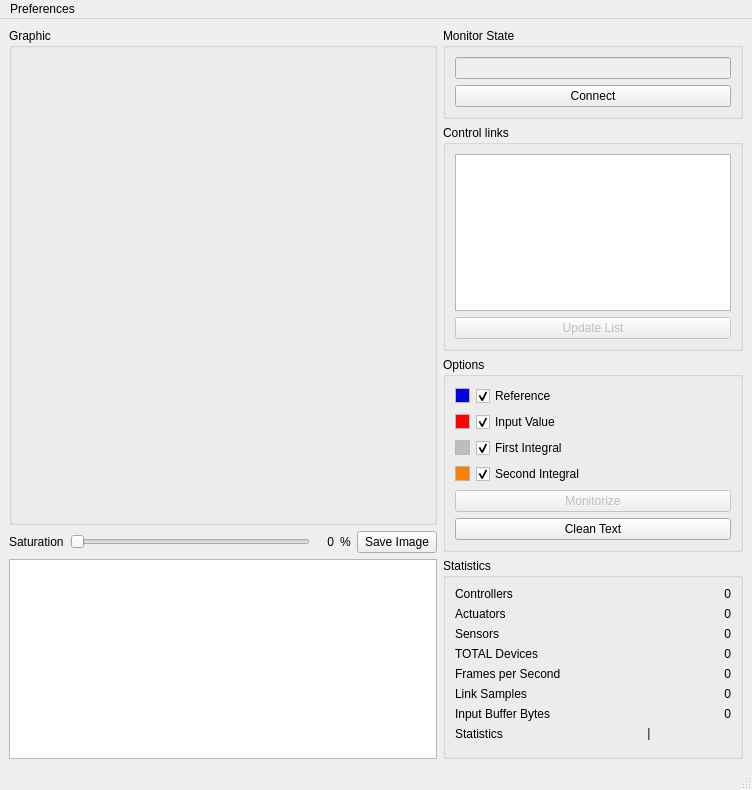
<?xml version="1.0" encoding="UTF-8"?>
<ui version="4.0">
 <class>MainWindow</class>
 <widget class="QMainWindow" name="MainWindow">
  <property name="geometry">
   <rect>
    <x>0</x>
    <y>0</y>
    <width>752</width>
    <height>790</height>
   </rect>
  </property>
  <property name="windowTitle">
   <string>Distributed Control Systems Monitor</string>
  </property>
  <widget class="QWidget" name="centralwidget">
   <layout class="QHBoxLayout" name="horizontalLayout_2">
    <item>
     <layout class="QVBoxLayout" name="verticalLayout_6">
      <item>
       <widget class="QGroupBox" name="groupBox_graphic">
        <property name="sizePolicy">
         <sizepolicy hsizetype="Expanding" vsizetype="Expanding">
          <horstretch>0</horstretch>
          <verstretch>0</verstretch>
         </sizepolicy>
        </property>
        <property name="minimumSize">
         <size>
          <width>0</width>
          <height>200</height>
         </size>
        </property>
        <property name="title">
         <string>Graphic</string>
        </property>
        <layout class="QVBoxLayout" name="verticalLayout_4">
         <item>
          <widget class="MplWidget" name="mplWidget" native="true">
           <property name="sizePolicy">
            <sizepolicy hsizetype="Expanding" vsizetype="Expanding">
             <horstretch>0</horstretch>
             <verstretch>0</verstretch>
            </sizepolicy>
           </property>
          </widget>
         </item>
        </layout>
       </widget>
      </item>
      <item>
       <layout class="QHBoxLayout" name="horizontalLayout">
        <item>
         <widget class="QLabel" name="label_saturation">
          <property name="text">
           <string>Saturation</string>
          </property>
         </widget>
        </item>
        <item>
         <widget class="QSlider" name="slider_saturation">
          <property name="orientation">
           <enum>Qt::Horizontal</enum>
          </property>
         </widget>
        </item>
        <item>
         <widget class="QLabel" name="label_percent_value">
          <property name="minimumSize">
           <size>
            <width>18</width>
            <height>0</height>
           </size>
          </property>
          <property name="toolTip">
           <string notr="true"/>
          </property>
          <property name="statusTip">
           <string notr="true"/>
          </property>
          <property name="lineWidth">
           <number>2</number>
          </property>
          <property name="midLineWidth">
           <number>2</number>
          </property>
          <property name="text">
           <string notr="true">0</string>
          </property>
          <property name="textFormat">
           <enum>Qt::AutoText</enum>
          </property>
          <property name="scaledContents">
           <bool>true</bool>
          </property>
          <property name="alignment">
           <set>Qt::AlignRight|Qt::AlignTrailing|Qt::AlignVCenter</set>
          </property>
          <property name="margin">
           <number>0</number>
          </property>
         </widget>
        </item>
        <item>
         <widget class="QLabel" name="label_percent_symbol">
          <property name="toolTip">
           <string notr="true"/>
          </property>
          <property name="statusTip">
           <string notr="true"/>
          </property>
          <property name="text">
           <string>%</string>
          </property>
         </widget>
        </item>
        <item>
         <widget class="QPushButton" name="pushButton_save">
          <property name="text">
           <string>Save Image</string>
          </property>
         </widget>
        </item>
       </layout>
      </item>
      <item>
       <widget class="QTextBrowser" name="textBrowser">
        <property name="maximumSize">
         <size>
          <width>16777215</width>
          <height>200</height>
         </size>
        </property>
       </widget>
      </item>
     </layout>
    </item>
    <item>
     <layout class="QVBoxLayout" name="verticalLayout_5">
      <item>
       <widget class="QGroupBox" name="groupBox_state">
        <property name="maximumSize">
         <size>
          <width>300</width>
          <height>16777215</height>
         </size>
        </property>
        <property name="title">
         <string>Monitor State</string>
        </property>
        <layout class="QVBoxLayout" name="verticalLayout_7">
         <item>
          <widget class="QLineEdit" name="lineEdit_state">
           <property name="enabled">
            <bool>false</bool>
           </property>
           <property name="alignment">
            <set>Qt::AlignCenter</set>
           </property>
          </widget>
         </item>
         <item>
          <widget class="QPushButton" name="pushButton_connect">
           <property name="text">
            <string>Connect</string>
           </property>
           <property name="checkable">
            <bool>true</bool>
           </property>
          </widget>
         </item>
        </layout>
       </widget>
      </item>
      <item>
       <widget class="QGroupBox" name="groupBox_links">
        <property name="maximumSize">
         <size>
          <width>300</width>
          <height>16777215</height>
         </size>
        </property>
        <property name="title">
         <string>Control links</string>
        </property>
        <layout class="QVBoxLayout" name="verticalLayout_3">
         <item>
          <widget class="QListWidget" name="listWidget_link">
           <property name="maximumSize">
            <size>
             <width>16777215</width>
             <height>16777215</height>
            </size>
           </property>
          </widget>
         </item>
         <item>
          <widget class="QPushButton" name="pushButton_reload">
           <property name="enabled">
            <bool>false</bool>
           </property>
           <property name="text">
            <string>Update List</string>
           </property>
           <property name="checkable">
            <bool>true</bool>
           </property>
          </widget>
         </item>
        </layout>
       </widget>
      </item>
      <item>
       <widget class="QGroupBox" name="groupBox_options">
        <property name="sizePolicy">
         <sizepolicy hsizetype="Preferred" vsizetype="Expanding">
          <horstretch>0</horstretch>
          <verstretch>0</verstretch>
         </sizepolicy>
        </property>
        <property name="maximumSize">
         <size>
          <width>300</width>
          <height>16777215</height>
         </size>
        </property>
        <property name="title">
         <string>Options</string>
        </property>
        <layout class="QVBoxLayout" name="verticalLayout_2">
         <item>
          <layout class="QFormLayout" name="formLayout_2">
           <property name="fieldGrowthPolicy">
            <enum>QFormLayout::AllNonFixedFieldsGrow</enum>
           </property>
           <item row="0" column="0">
            <widget class="QTextBrowser" name="textBrowser_color_r">
             <property name="maximumSize">
              <size>
               <width>15</width>
               <height>15</height>
              </size>
             </property>
             <property name="verticalScrollBarPolicy">
              <enum>Qt::ScrollBarAlwaysOff</enum>
             </property>
             <property name="horizontalScrollBarPolicy">
              <enum>Qt::ScrollBarAlwaysOff</enum>
             </property>
             <property name="html">
              <string>&lt;!DOCTYPE HTML PUBLIC &quot;-//W3C//DTD HTML 4.0//EN&quot; &quot;http://www.w3.org/TR/REC-html40/strict.dtd&quot;&gt;
&lt;html&gt;&lt;head&gt;&lt;meta name=&quot;qrichtext&quot; content=&quot;1&quot; /&gt;&lt;style type=&quot;text/css&quot;&gt;
p, li { white-space: pre-wrap; }
&lt;/style&gt;&lt;/head&gt;&lt;body style=&quot; font-family:'Ubuntu'; font-size:11pt; font-weight:400; font-style:normal;&quot; bgcolor=&quot;#0101df&quot;&gt;
&lt;p style=&quot;-qt-paragraph-type:empty; margin-top:0px; margin-bottom:0px; margin-left:0px; margin-right:0px; -qt-block-indent:0; text-indent:0px;&quot;&gt;&lt;/p&gt;&lt;/body&gt;&lt;/html&gt;</string>
             </property>
            </widget>
           </item>
           <item row="0" column="1">
            <widget class="QCheckBox" name="checkBox_R">
             <property name="text">
              <string>Reference</string>
             </property>
             <property name="checked">
              <bool>true</bool>
             </property>
             <property name="tristate">
              <bool>false</bool>
             </property>
            </widget>
           </item>
           <item row="1" column="1">
            <widget class="QCheckBox" name="checkBox_U">
             <property name="text">
              <string>Input Value</string>
             </property>
             <property name="checked">
              <bool>true</bool>
             </property>
            </widget>
           </item>
           <item row="1" column="0">
            <widget class="QTextBrowser" name="textBrowser_color_u">
             <property name="maximumSize">
              <size>
               <width>15</width>
               <height>15</height>
              </size>
             </property>
             <property name="verticalScrollBarPolicy">
              <enum>Qt::ScrollBarAlwaysOff</enum>
             </property>
             <property name="horizontalScrollBarPolicy">
              <enum>Qt::ScrollBarAlwaysOff</enum>
             </property>
             <property name="html">
              <string>&lt;!DOCTYPE HTML PUBLIC &quot;-//W3C//DTD HTML 4.0//EN&quot; &quot;http://www.w3.org/TR/REC-html40/strict.dtd&quot;&gt;
&lt;html&gt;&lt;head&gt;&lt;meta name=&quot;qrichtext&quot; content=&quot;1&quot; /&gt;&lt;style type=&quot;text/css&quot;&gt;
p, li { white-space: pre-wrap; }
&lt;/style&gt;&lt;/head&gt;&lt;body style=&quot; font-family:'Ubuntu'; font-size:11pt; font-weight:400; font-style:normal;&quot; bgcolor=&quot;#ff0000&quot;&gt;
&lt;p style=&quot;-qt-paragraph-type:empty; margin-top:0px; margin-bottom:0px; margin-left:0px; margin-right:0px; -qt-block-indent:0; text-indent:0px;&quot;&gt;&lt;/p&gt;&lt;/body&gt;&lt;/html&gt;</string>
             </property>
            </widget>
           </item>
           <item row="2" column="1">
            <widget class="QCheckBox" name="checkBox_x1">
             <property name="text">
              <string>First Integral</string>
             </property>
             <property name="checked">
              <bool>true</bool>
             </property>
            </widget>
           </item>
           <item row="2" column="0">
            <widget class="QTextBrowser" name="textBrowser_color_x1">
             <property name="maximumSize">
              <size>
               <width>15</width>
               <height>15</height>
              </size>
             </property>
             <property name="verticalScrollBarPolicy">
              <enum>Qt::ScrollBarAlwaysOff</enum>
             </property>
             <property name="horizontalScrollBarPolicy">
              <enum>Qt::ScrollBarAlwaysOff</enum>
             </property>
             <property name="html">
              <string>&lt;!DOCTYPE HTML PUBLIC &quot;-//W3C//DTD HTML 4.0//EN&quot; &quot;http://www.w3.org/TR/REC-html40/strict.dtd&quot;&gt;
&lt;html&gt;&lt;head&gt;&lt;meta name=&quot;qrichtext&quot; content=&quot;1&quot; /&gt;&lt;style type=&quot;text/css&quot;&gt;
p, li { white-space: pre-wrap; }
&lt;/style&gt;&lt;/head&gt;&lt;body style=&quot; font-family:'Ubuntu'; font-size:11pt; font-weight:400; font-style:normal;&quot; bgcolor=&quot;#bdbdbd&quot;&gt;
&lt;p style=&quot;-qt-paragraph-type:empty; margin-top:0px; margin-bottom:0px; margin-left:0px; margin-right:0px; -qt-block-indent:0; text-indent:0px;&quot;&gt;&lt;/p&gt;&lt;/body&gt;&lt;/html&gt;</string>
             </property>
            </widget>
           </item>
           <item row="3" column="1">
            <widget class="QCheckBox" name="checkBox_x0">
             <property name="text">
              <string>Second Integral</string>
             </property>
             <property name="checked">
              <bool>true</bool>
             </property>
            </widget>
           </item>
           <item row="3" column="0">
            <widget class="QTextBrowser" name="textBrowser_color_x0">
             <property name="maximumSize">
              <size>
               <width>15</width>
               <height>15</height>
              </size>
             </property>
             <property name="verticalScrollBarPolicy">
              <enum>Qt::ScrollBarAlwaysOff</enum>
             </property>
             <property name="horizontalScrollBarPolicy">
              <enum>Qt::ScrollBarAlwaysOff</enum>
             </property>
             <property name="html">
              <string>&lt;!DOCTYPE HTML PUBLIC &quot;-//W3C//DTD HTML 4.0//EN&quot; &quot;http://www.w3.org/TR/REC-html40/strict.dtd&quot;&gt;
&lt;html&gt;&lt;head&gt;&lt;meta name=&quot;qrichtext&quot; content=&quot;1&quot; /&gt;&lt;style type=&quot;text/css&quot;&gt;
p, li { white-space: pre-wrap; }
&lt;/style&gt;&lt;/head&gt;&lt;body style=&quot; font-family:'Ubuntu'; font-size:11pt; font-weight:400; font-style:normal;&quot; bgcolor=&quot;#ff8000&quot;&gt;
&lt;p style=&quot;-qt-paragraph-type:empty; margin-top:0px; margin-bottom:0px; margin-left:0px; margin-right:0px; -qt-block-indent:0; text-indent:0px;&quot;&gt;&lt;/p&gt;&lt;/body&gt;&lt;/html&gt;</string>
             </property>
            </widget>
           </item>
          </layout>
         </item>
         <item>
          <widget class="QPushButton" name="pushButton_monitor">
           <property name="enabled">
            <bool>false</bool>
           </property>
           <property name="text">
            <string>Monitorize</string>
           </property>
           <property name="checkable">
            <bool>true</bool>
           </property>
           <property name="checked">
            <bool>false</bool>
           </property>
           <property name="autoDefault">
            <bool>false</bool>
           </property>
           <property name="default">
            <bool>false</bool>
           </property>
           <property name="flat">
            <bool>false</bool>
           </property>
          </widget>
         </item>
         <item>
          <widget class="QPushButton" name="pushButton_clear">
           <property name="enabled">
            <bool>true</bool>
           </property>
           <property name="text">
            <string>Clean Text</string>
           </property>
          </widget>
         </item>
        </layout>
       </widget>
      </item>
      <item>
       <widget class="QGroupBox" name="groupBox_statistics">
        <property name="maximumSize">
         <size>
          <width>300</width>
          <height>16777215</height>
         </size>
        </property>
        <property name="title">
         <string>Statistics</string>
        </property>
        <layout class="QVBoxLayout" name="verticalLayout">
         <item>
          <layout class="QFormLayout" name="formLayout">
           <property name="fieldGrowthPolicy">
            <enum>QFormLayout::AllNonFixedFieldsGrow</enum>
           </property>
           <item row="0" column="0">
            <widget class="QLabel" name="label_C">
             <property name="text">
              <string>Controllers</string>
             </property>
            </widget>
           </item>
           <item row="0" column="1">
            <widget class="QLabel" name="label_C_value">
             <property name="minimumSize">
              <size>
               <width>50</width>
               <height>0</height>
              </size>
             </property>
             <property name="text">
              <string>0</string>
             </property>
             <property name="alignment">
              <set>Qt::AlignRight|Qt::AlignTrailing|Qt::AlignVCenter</set>
             </property>
            </widget>
           </item>
           <item row="1" column="0">
            <widget class="QLabel" name="label_A">
             <property name="text">
              <string>Actuators</string>
             </property>
            </widget>
           </item>
           <item row="1" column="1">
            <widget class="QLabel" name="label_A_value">
             <property name="minimumSize">
              <size>
               <width>50</width>
               <height>0</height>
              </size>
             </property>
             <property name="text">
              <string>0</string>
             </property>
             <property name="alignment">
              <set>Qt::AlignRight|Qt::AlignTrailing|Qt::AlignVCenter</set>
             </property>
            </widget>
           </item>
           <item row="2" column="0">
            <widget class="QLabel" name="label_S">
             <property name="text">
              <string>Sensors</string>
             </property>
            </widget>
           </item>
           <item row="2" column="1">
            <widget class="QLabel" name="label_S_value">
             <property name="minimumSize">
              <size>
               <width>50</width>
               <height>0</height>
              </size>
             </property>
             <property name="text">
              <string>0</string>
             </property>
             <property name="alignment">
              <set>Qt::AlignRight|Qt::AlignTrailing|Qt::AlignVCenter</set>
             </property>
            </widget>
           </item>
           <item row="3" column="0">
            <widget class="QLabel" name="label_T">
             <property name="text">
              <string>TOTAL Devices</string>
             </property>
            </widget>
           </item>
           <item row="3" column="1">
            <widget class="QLabel" name="label_T_value">
             <property name="minimumSize">
              <size>
               <width>50</width>
               <height>0</height>
              </size>
             </property>
             <property name="text">
              <string>0</string>
             </property>
             <property name="alignment">
              <set>Qt::AlignRight|Qt::AlignTrailing|Qt::AlignVCenter</set>
             </property>
            </widget>
           </item>
           <item row="5" column="0">
            <widget class="QLabel" name="label_samples">
             <property name="text">
              <string>Link Samples </string>
             </property>
            </widget>
           </item>
           <item row="5" column="1">
            <widget class="QLabel" name="label_samples_value">
             <property name="minimumSize">
              <size>
               <width>50</width>
               <height>0</height>
              </size>
             </property>
             <property name="lineWidth">
              <number>1</number>
             </property>
             <property name="text">
              <string>0</string>
             </property>
             <property name="alignment">
              <set>Qt::AlignRight|Qt::AlignTrailing|Qt::AlignVCenter</set>
             </property>
            </widget>
           </item>
           <item row="6" column="0">
            <widget class="QLabel" name="label_rx_buff">
             <property name="text">
              <string>Input Buffer Bytes</string>
             </property>
            </widget>
           </item>
           <item row="6" column="1">
            <widget class="QLabel" name="label_rx_buff_value">
             <property name="minimumSize">
              <size>
               <width>50</width>
               <height>0</height>
              </size>
             </property>
             <property name="text">
              <string>0</string>
             </property>
             <property name="alignment">
              <set>Qt::AlignRight|Qt::AlignTrailing|Qt::AlignVCenter</set>
             </property>
            </widget>
           </item>
           <item row="4" column="0">
            <widget class="QLabel" name="label_fps">
             <property name="text">
              <string>Frames per Second</string>
             </property>
            </widget>
           </item>
           <item row="4" column="1">
            <widget class="QLabel" name="label_fps_value">
             <property name="minimumSize">
              <size>
               <width>50</width>
               <height>0</height>
              </size>
             </property>
             <property name="text">
              <string>0</string>
             </property>
             <property name="alignment">
              <set>Qt::AlignRight|Qt::AlignTrailing|Qt::AlignVCenter</set>
             </property>
            </widget>
           </item>
           <item row="7" column="0">
            <widget class="QLabel" name="label_Est">
             <property name="text">
              <string>Statistics</string>
             </property>
            </widget>
           </item>
           <item row="7" column="1">
            <widget class="QLabel" name="label_Est_value">
             <property name="font">
              <font>
               <family>Courier New</family>
              </font>
             </property>
             <property name="text">
              <string>|</string>
             </property>
             <property name="alignment">
              <set>Qt::AlignCenter</set>
             </property>
            </widget>
           </item>
          </layout>
         </item>
         <item>
          <spacer name="verticalSpacer">
           <property name="orientation">
            <enum>Qt::Vertical</enum>
           </property>
           <property name="sizeHint" stdset="0">
            <size>
             <width>20</width>
             <height>40</height>
            </size>
           </property>
          </spacer>
         </item>
        </layout>
       </widget>
      </item>
     </layout>
    </item>
   </layout>
  </widget>
  <widget class="QMenuBar" name="menubar">
   <property name="geometry">
    <rect>
     <x>0</x>
     <y>0</y>
     <width>752</width>
     <height>25</height>
    </rect>
   </property>
   <widget class="QMenu" name="menuPreferencies">
    <property name="title">
     <string>Preferences</string>
    </property>
    <addaction name="separator"/>
    <addaction name="actionPC_Sensor_Actuador"/>
    <addaction name="actionPC_Monitor"/>
    <addaction name="separator"/>
    <addaction name="actionCatala"/>
    <addaction name="actionEspanol"/>
    <addaction name="actionEnglish"/>
    <addaction name="actionFrench"/>
    <addaction name="separator"/>
   </widget>
   <addaction name="menuPreferencies"/>
  </widget>
  <widget class="QStatusBar" name="statusbar"/>
  <action name="actionPC_Controlador">
   <property name="checkable">
    <bool>true</bool>
   </property>
   <property name="checked">
    <bool>true</bool>
   </property>
   <property name="enabled">
    <bool>false</bool>
   </property>
   <property name="text">
    <string>PC -&gt; Controlador</string>
   </property>
   <property name="iconVisibleInMenu">
    <bool>false</bool>
   </property>
  </action>
  <action name="actionPC_Sensor_Actuador">
   <property name="checkable">
    <bool>true</bool>
   </property>
   <property name="text">
    <string>PC -&gt; Sensor/Actuator</string>
   </property>
  </action>
  <action name="actionPC_Monitor">
   <property name="checkable">
    <bool>true</bool>
   </property>
   <property name="checked">
    <bool>true</bool>
   </property>
   <property name="enabled">
    <bool>false</bool>
   </property>
   <property name="text">
    <string>PC -&gt; Monitor</string>
   </property>
  </action>
  <action name="actionCatala">
   <property name="checkable">
    <bool>true</bool>
   </property>
   <property name="checked">
    <bool>false</bool>
   </property>
   <property name="enabled">
    <bool>true</bool>
   </property>
   <property name="text">
    <string>Català</string>
   </property>
   <property name="whatsThis">
    <string notr="true"/>
   </property>
   <property name="shortcut">
    <string notr="true"/>
   </property>
  </action>
  <action name="actionEspanol">
   <property name="checkable">
    <bool>true</bool>
   </property>
   <property name="enabled">
    <bool>true</bool>
   </property>
   <property name="text">
    <string>Español</string>
   </property>
   <property name="whatsThis">
    <string notr="true"/>
   </property>
   <property name="shortcut">
    <string notr="true"/>
   </property>
  </action>
  <action name="actionEnglish">
   <property name="checkable">
    <bool>true</bool>
   </property>
   <property name="checked">
    <bool>true</bool>
   </property>
   <property name="enabled">
    <bool>false</bool>
   </property>
   <property name="text">
    <string>English</string>
   </property>
   <property name="whatsThis">
    <string notr="true"/>
   </property>
   <property name="shortcut">
    <string notr="true"/>
   </property>
   <property name="iconVisibleInMenu">
    <bool>true</bool>
   </property>
  </action>
  <action name="actionFrench">
   <property name="checkable">
    <bool>true</bool>
   </property>
   <property name="text">
    <string>Française</string>
   </property>
   <property name="whatsThis">
    <string notr="true"/>
   </property>
   <property name="shortcut">
    <string notr="true"/>
   </property>
   <property name="iconVisibleInMenu">
    <bool>true</bool>
   </property>
  </action>
 </widget>
 <customwidgets>
  <customwidget>
   <class>MplWidget</class>
   <extends>QWidget</extends>
   <header>mplwidget</header>
   <container>1</container>
  </customwidget>
 </customwidgets>
 <resources/>
 <connections/>
</ui>
